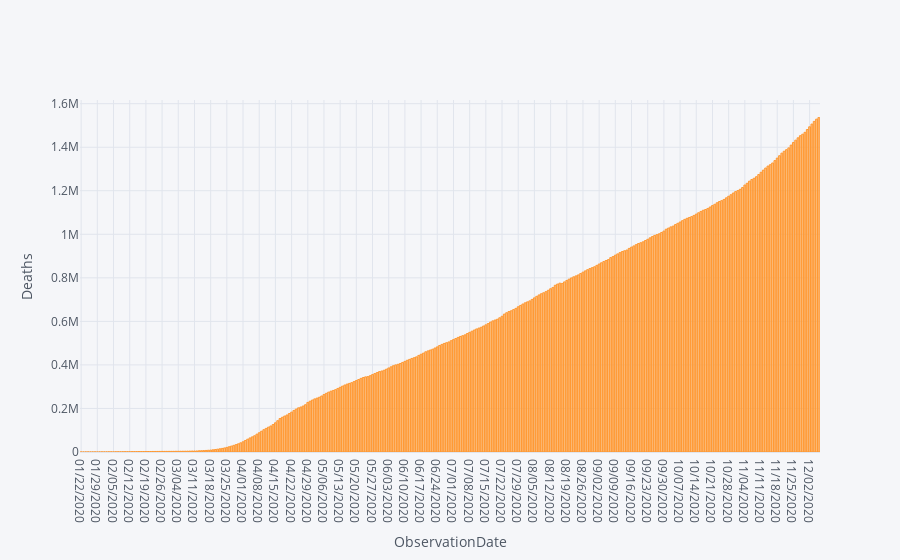

The cell this chart's notebook holds for it:
### Code cell
deaths.iplot(kind='bar',x='ObservationDate',y='Deaths',xTitle='ObservationDate',yTitle="Deaths")

### Figure 1 — Plotly figure (JSON) as saved in the notebook; plotly's stock layout.template omitted (floating-point values rounded to 4 significant figures; data arrays with more than 128 entries replaced by an {"elided": "..."} marker saying what was removed)
{"data": [{"marker": {"color": "rgba(255, 153, 51, 0.6)", "line": {"color": "rgba(255, 153, 51, 1.0)", "width": 1}}, "name": "Deaths", "orientation": "v", "text": "", "x": {"elided": "320 str values"}, "y": {"elided": "320 int values"}, "type": "bar"}], "layout": {"legend": {"bgcolor": "#F5F6F9", "font": {"color": "#4D5663"}}, "paper_bgcolor": "#F5F6F9", "plot_bgcolor": "#F5F6F9", "title": {"font": {"color": "#4D5663"}}, "xaxis": {"gridcolor": "#E1E5ED", "showgrid": true, "tickfont": {"color": "#4D5663"}, "title": {"font": {"color": "#4D5663"}, "text": "ObservationDate"}, "zerolinecolor": "#E1E5ED"}, "yaxis": {"gridcolor": "#E1E5ED", "showgrid": true, "tickfont": {"color": "#4D5663"}, "title": {"font": {"color": "#4D5663"}, "text": "Deaths"}, "zerolinecolor": "#E1E5ED"}}}
